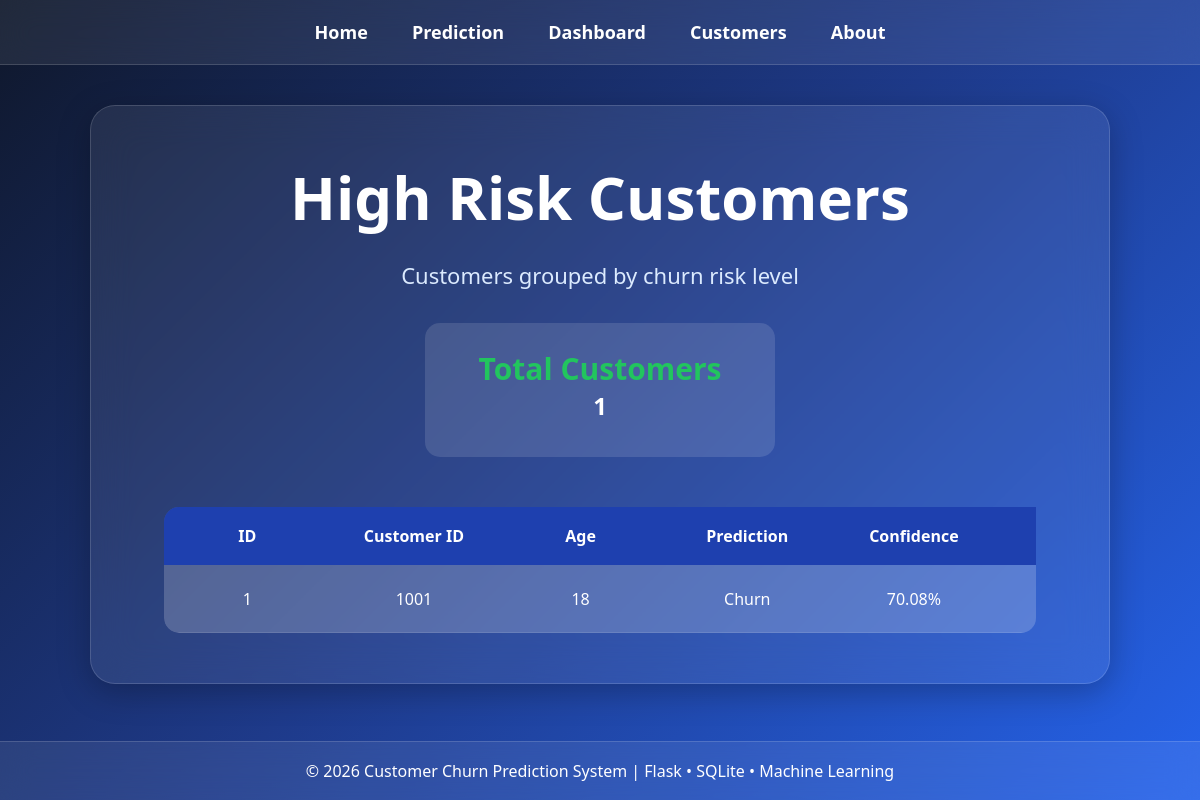
The page /risk/high (signed in) on the database its author committed.
### tables this page shows
CREATE TABLE customers(

    id INTEGER PRIMARY KEY AUTOINCREMENT,

    customer_id INTEGER,
    age INTEGER,
    tenure_months INTEGER,

    avg_order_value REAL,
    total_orders INTEGER,

    last_purchase_days_ago INTEGER,
    support_tickets INTEGER,

    gender TEXT,
    city TEXT,
    subscription_type TEXT,

    prediction TEXT,
    confidence REAL,
    risk_level TEXT
);

### app.py (the view, shortened to what this page needs)
@app.route('/risk/<level>')
def risk_customers(level):
    if "user" not in session:
        return redirect("/")
    conn = get_db_connection()
    if level == "high":
        customers = conn.execute("""
            SELECT *
            FROM customers
            WHERE risk_level='High Risk'
            ORDER BY id ASC
        """).fetchall()
    conn.close()
    return render_template(
        'risk_customers.html',
        customers=customers,
        level=level
    )

### app.py (called while the page is built)
def get_db_connection():
    conn = sqlite3.connect("churn.db")
    conn.row_factory = sqlite3.Row
    return conn

### templates/risk_customers.html (shortened to what this page needs)
<!DOCTYPE html>
<html>
<head>
    <link rel="stylesheet"
          href="{{ url_for('static', filename='css/style.css') }}">
</head>
<body>
<nav>
    <a href="/">Home</a>
    <a href="/prediction">Prediction</a>
    <a href="/dashboard">Dashboard</a>
    <a href="/customers">Customers</a>
    <a href="/about">About</a>
</nav>
<div class="hero">
    <h1>{{ level.title() }} Risk Customers</h1>
<p style="color:#dbeafe; margin-bottom:25px;">
Customers grouped by churn risk level
</p>
    <div class="result-box">
        <h3>Total Customers</h3>
        <h2>{{ customers|length }}</h2>
    </div>
    <div class="table-container">
        <table>
            <tr>
                <th>ID</th>
                <th>Customer ID</th>
                <th>Age</th>
                <th>Prediction</th>
                <th>Confidence</th>
                <th>Risk Level</th>
            </tr>
            {% for customer in customers %}
            <tr>
                <td>{{ loop.index }}</td>
                <td>{{ customer['customer_id'] }}</td>
                <td>{{ customer['age'] }}</td>
                <td>{{ customer['prediction'] }}</td>
                <td>{{ customer['confidence'] }}%</td>
                <td>
                </td>
            </tr>
            {% endfor %}
        </table>
    </div>
</div>
<footer>
    © 2026 Customer Churn Prediction System | Flask • SQLite • Machine Learning
</footer>
</body>
</html>

### static/css/style.css (style rules this page uses)
* { margin:0; padding:0; box-sizing:border-box; }
body { font-family:'Segoe UI',sans-serif; min-height:100vh; display:flex; flex-direction:column; background:linear-gradient( 135deg, #0f172a, #1e3a8a, #2563eb ); background-attachment:fixed; }
nav { background:rgba(255,255,255,0.08); backdrop-filter:blur(15px); -webkit-backdrop-filter:blur(15px); border-bottom:1px solid rgba(255,255,255,0.15); padding:20px; text-align:center; position:sticky; top:0; z-index:1000; }
nav a { color:white; text-decoration:none; margin:0 20px; font-size:18px; font-weight:600; transition:0.3s; }
.hero { width:85%; max-width:1200px; margin:40px auto; background:rgba(255,255,255,0.08); backdrop-filter:blur(20px); -webkit-backdrop-filter:blur(20px); border:1px solid rgba(255,255,255,0.15); border-radius:25px; padding:50px; text-align:center; box-shadow: 0 8px 32px rgba(0,0,0,0.25); }
.hero h1 { color:white; font-size:60px; margin-bottom:20px; }
.hero p { color:#dbeafe; font-size:22px; margin-bottom:35px; line-height:1.6; }
table { width:100%; border-collapse:collapse; background:rgba(255,255,255,0.12); border-radius:15px; overflow:hidden; color:white; margin-top:20px; }
table th { background:rgba(0,0,0,0.25); padding:15px; font-size:16px; }
table td { padding:12px; border-bottom:1px solid rgba(255,255,255,0.1); }
footer { margin-top:auto; background:rgba(255,255,255,0.08); backdrop-filter:blur(15px); border-top:1px solid rgba(255,255,255,0.15); color:white; text-align:center; padding:18px; }
.result-box { width:350px; margin:30px auto; padding:25px; border-radius:15px; background:rgba(255,255,255,0.12); color:white; text-align:center; }
.result-box h2 { margin-bottom:10px; }
.result-box h3 { color:#22c55e; font-size:30px; }
.hero table { width:100%; border-collapse:collapse; border-radius:15px; overflow:hidden; table-layout:fixed; }
.hero table th, .hero table td { text-align:center; vertical-align:middle; padding:18px; }
.hero table th { background:#1e40af; color:white; font-weight:600; }
.hero table td { background:rgba(255,255,255,0.08); color:white; }
.table-container { width:95%; margin:auto; overflow-x:auto; border-radius:15px; }
.table-container table { min-width:1000px; }

### rows shown on the page
customers: customer_id "1001", age "18", prediction "Churn", confidence "70.08"

### other values the page prints
{{ level.title() }} "High"
{{ customers|length }} "1"
